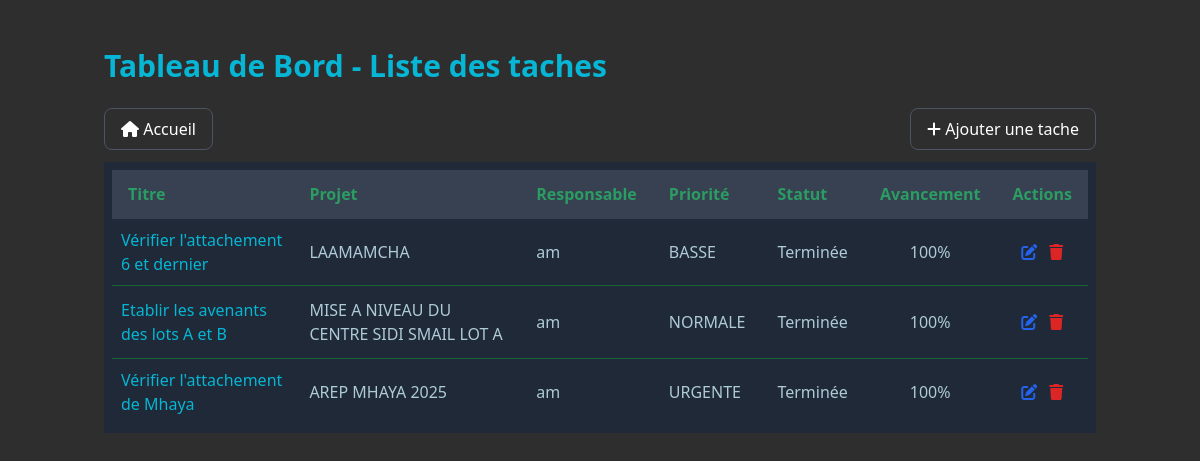
/taches/ (signed in), run on an earlier commit of the app's database.
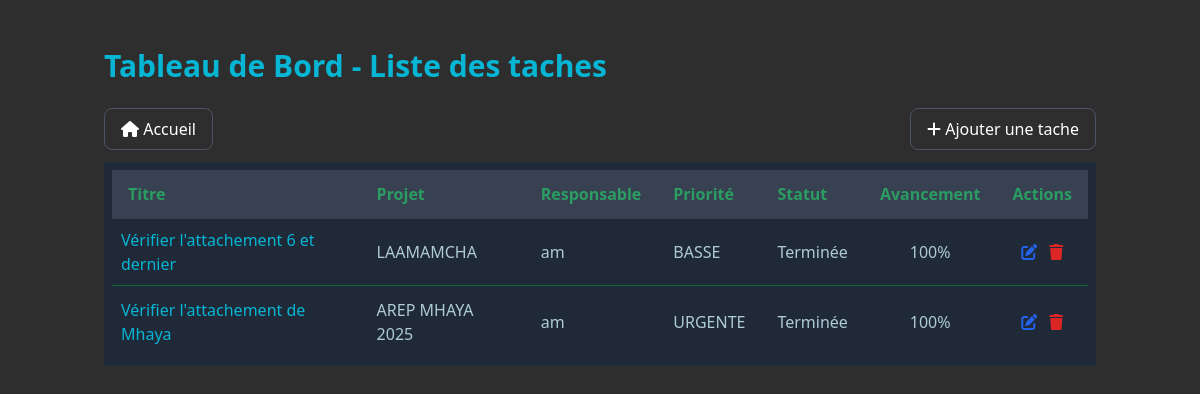
And on a later commit of the database.
### projets/models/projet.py (models this page shows, shortened)
class Tache(models.Model):
    PRIORITE = [
        ('BASSE', 'Basse'),
        ('NORMALE', 'Normale'),
        ('HAUTE', 'Haute'),
        ('URGENTE', 'Urgente'),
    ]
    projet = models.ForeignKey('Projet', on_delete=models.CASCADE)
    titre = models.CharField(max_length=200)
    description = models.TextField()
    date_debut = models.DateField()
    date_fin = models.DateField()
    priorite = models.CharField(max_length=10, choices=PRIORITE, default='NORMALE')
    responsable = models.ForeignKey(User, on_delete=models.SET_NULL, null=True)
    terminee = models.BooleanField(default=False)
    avancement = models.PositiveIntegerField(default=0)
    created_at = models.DateTimeField(auto_now_add=True)
    updated_at = models.DateTimeField(auto_now=True)
    class Meta:
        verbose_name = _("Tâche")
        verbose_name_plural = _("Tâches")
        ordering = ['date_fin']

class Projet(models.Model):
    TYPE_PROJET = [
        ('VRD', 'Voirie et Réseaux Divers'),
        ('ROUTE', 'Route'),
        ('PONT', 'Pont'),
        ('BATIMENT', 'Bâtiment'),
        ('CONSTRUCTION', 'Construction'),
        ('ASSAINISSEMENT EP', 'Assainissement EP'),
        ('ASSAINISSEMENT EU', 'Assainissement EU'),
        ('ASSAINISSEMENT', 'Assainissement'),
        ('ADDUCTION_EAU_POTABLE', "Adduction d'eau potable"),
        ('EQUIPEMENT', 'Équipement'),
        ('AMENAGEMENT', 'Aménagement'),
        ('GENIE_CIVIL', 'Génie Civil'),
        ('TRAVAUX_PUBLICS', 'Travaux Publics'),
        ('ELECTRICITE', 'Électricité'),
        ('HYDRAULIQUE', 'Hydraulique'),
        ('TELECOMMUNICATION', 'Télécommunication'),
        ('ENVIRONNEMENT', 'Environnement'),
        ('URBANISME', 'Urbanisme'),
        ('ESPACE_PUBLIC', 'Espace Public'),
        ('PLACE_PUBLIQUE', 'Place Publique'),
        ('ESPACE_VERT', 'Espace Vert'),
        ('TERRAINS_SPORTIFS', 'Terrins Sportifs'),
        ('TERRAINS_PROXIMITES', 'Terrains Proximités'),
        ('AUTRE', 'Autre'),
    ]
    class Statut(models.TextChoices):
        APPEL_OFFRE = 'AO', _("Appel d'offre")
        EN_ETUDE = 'ETUDE', _('En étude')
        EN_ATTENTE = 'ATTENTE', _('En attente')
        EN_DEMARRAGE = 'DEM', _('En démarrage')
        EN_COURS = 'COURS', _('En cours')
        EN_ARRET = 'ARRET', _('En arrêt')
        EN_RECEPTION = 'RECEP', _('En réception')
        EN_RECEPTION_PROVISOIRE = 'RECEP_PROV', _('En réception provisoire')
        EN_RECEPTION_DEFINITIVE = 'RECEP_DEF', _('En réception définitive')
        RECEPTION_PROVISOIRE = 'RP', _('Réception provisoire')
        RECEPTION_DEFINITIVE = 'RD', _('Réception définitive')
        CLOTURE = 'CLO', _('Clôturé')
    type_projet = models.CharField(_("Type de projet"), max_length=50, choices=TYPE_PROJET, default='VRD', null=True, blank=True)
    nom = models.CharField(_("Nom du projet"), max_length=50)
    objet = models.TextField(_("Objet du marché"), max_length=200)
    numero = models.CharField(_("Numéro du marché"), max_length=100, unique=True)
    maitre_ouvrage = models.CharField(_("Maître d'ouvrage"), max_length=200)
    localisation = models.CharField(_("Localisation"), max_length=200)
    users = models.ManyToManyField(settings.AUTH_USER_MODEL, verbose_name=_("Utilisateurs"), blank=True, related_name='projets')
    revisable = models.BooleanField(_("Revisable"), default=False, null=True, blank=True)
    montant = models.DecimalField(_("Montant estimé (DH)"), max_digits=12, decimal_places=2, null=True, blank=True)
    montant_soumission = models.DecimalField(_("Montant de la soumission (DH)"), max_digits=12, decimal_places=2, null=True, blank=True)
    statut = models.CharField(_("Statut"), max_length=15, choices=Statut.choices, default=Statut.APPEL_OFFRE)
    date_debut = models.DateField(_("Date de début prévue"), null=True, blank=True)
    delai = models.IntegerField(_("Délai (jours)"), null=True, blank=True, default=0)
    date_creation = models.DateTimeField(_("Date d'enregistrement"), auto_now_add=True)
    avancement = models.DecimalField(_("Avancement (%)"), max_digits=5, decimal_places=2, default=0.0)
    entreprise = models.ForeignKey('Entreprise', on_delete=models.SET_NULL, null=True, blank=True, verbose_name=_("Entreprise adjudicataire"))
    appel_offre = models.OneToOneField('AppelOffre', on_delete=models.SET_NULL, null=True, blank=True, related_name='projet_associe')
    revisable = models.BooleanField(_("Revisable"), null=True, blank=True, default=False)
    epoque_base = models.DateField(_("Epoque de base"), null=True, blank=True)
    a_traiter = models.BooleanField(_("À traiter (appel d'offre)"), null=True, blank=True, default=False)
    en_retard = models.BooleanField(_("En retard"), null=True, blank=True, default=False)
    reception_validee = models.BooleanField(_("Réception validée"), null=True, blank=True, default=False)
    date_reception = models.DateField(_("Date de réception"), null=True, blank=True)
    date_limite_soumission = models.DateField(_("Date limite de soumission"), null=True, blank=True)
    class Meta:
        verbose_name = _("Projet")
        verbose_name_plural = _("Projets")
        ordering = ['-date_creation']

### projets/views/views.py (the view)
# urls.py: path('taches/', views.ListeTachesView.as_view(), name='liste_taches'),
class ListeTachesView(LoginRequiredMixin, ListView):
    model = Tache
    template_name = 'projets/taches/liste_taches.html'
    context_object_name = 'taches'
    def get_queryset(self):
        user = self.request.user
        queryset = Tache.objects.select_related('projet', 'responsable')
        if not user.is_superuser:
            queryset = queryset.filter(projet__users=user)
        filters = {
            'responsable_id': self.request.GET.get('responsable'),
            'terminee': {'true': True, 'false': False}.get(self.request.GET.get('terminee')),
            'priorite': self.request.GET.get('priorite')
        }
        return queryset.filter(**{k: v for k, v in filters.items() if v is not None})
    def get_context_data(self, **kwargs):
        context = super().get_context_data(**kwargs)
        user = self.request.user
        if user.is_superuser:
            context['responsables'] = User.objects.filter(tache__isnull=False).distinct()
        else:
            context['responsables'] = User.objects.filter(projets__in=user.projets.all()).distinct()
        return context

### projets/templates/projets/taches/liste_taches.html (shortened to what this page needs)
{% extends 'projets/base.html' %}
{% load static %}
{% block content %}
<div class="container mx-auto px-4 py-6">
    <div class="flex items-center justify-between mb-6">
        <h1 class="text-3xl font-bold text-cyan-500">Tableau de Bord - Liste des taches</h1>
    </div>
    <div class="flex justify-between items-center my-3">
        <a href="{% url 'home' %}"
           class="bg-[#2E2E2E] hover:bg-cyan-600 text-white rounded-lg border border-gray-600 px-4 py-2">
            <i class="fa-solid fa-house"></i> Accueil
        </a>
        <button onclick="openTaskModal()"
            class="bg-[#2E2E2E] hover:bg-cyan-600 text-white rounded-lg border border-gray-600 px-4 py-2">
            <i class="fa-solid fa-plus"></i> <span>Ajouter une tache</span>
        </button>
    </div>
    <div id="taches-container">
        <div class="bg-gray-800 p-2">
            <table class=" min-w-full bg-[#2E2E2E]">
                <thead class="bg-gray-700 text-[#2B9C62] border-b border-gray-700">
                        <th class="text-left px-4 py-3">Titre</th>
                        <th class="text-left px-4 py-3">Projet</th>
                        <th class="text-left px-4 py-3">Responsable</th>
                        <th class="text-left px-4 py-3">Priorité</th>
                        <th class="text-left px-4 py-3">Statut</th>
                        <th class="px-4 py-3">Avancement</th>
                        <th class="px-4 py-3 text-center">Actions</th>
                </thead>
                <tbody  class="bg-gray-800 divide-y divide-green-800">
                    {% for tache in taches %}
                    <tr class="text-[#AECBD6]">
                        <td>
                            <div class="flex items-center text-cyan-500">
                                <a href="{% url 'projets:detail_tache' tache.pk %}"
                                   class="flex items-center p-2 hover:text-cyan-600 rounded-full transition">
                                    <span class="ml-2font-medium">{{ tache.titre }}</span>
                                </a>
                            </div>
                        </td>
                        <td class="px-4 py-3">{{ tache.projet.nom }}</td>
                        <td class="px-4 py-3">{{ tache.responsable.username}}</td>
                        <td class="px-4 py-3">{{ tache.priorite }}</td>
                        <td class="px-4 py-3">
                            {% if tache.terminee %}
                                Terminée
                            {% else %}
                                En cours
                            {% endif %}
                        </td>
                        <td class="px-4 py-3 text-center">{{ tache.avancement }}%</td>
                        <td class="px-4 py-3 text-center">
                            <button onclick="openTaskModal({{ tache.id }})"
                                    class="text-blue-600 hover:text-blue-900">
                                <i class="fas fa-edit"></i>
                            </button>
                            <button onclick="deleteTask({{ tache.id }})"
                                    class="text-red-600 hover:text-red-900 ml-2">
                                <i class="fas fa-trash"></i>
                            </button>
                        </td>
                    </tr>
                    {% empty %}
                    <tr>
                        <td colspan="4" class="px-4 py-2 text-center">Aucun projet disponible.</td>
                    </tr>
                    {% endfor %}
                </tbody>
            </table>
        </div>
    </div>
</div>
{% endblock %}

### projets/templates/projets/base.html (shortened to what this page needs)
{% load static %}
<!DOCTYPE html>
<html lang="fr" class="h-full bg-gray-900">
<head>
  <script src="https://cdn.tailwindcss.com"></script>
  <link rel="stylesheet" href="https://cdnjs.cloudflare.com/ajax/libs/font-awesome/6.4.0/css/all.min.css">
</head>
<body class="h-full">
  <div href="home" class="flex h-full">
    <div class="flex-1 flex flex-col overflow-hidden">
      <main class="flex-1 overflow-y-auto  bg-[#2E2E2E] text-[#2B9C62] p-4  p-6">
        {% block content %}{% endblock %}
      </main>
    </div>
  </div>
</body>
</html>

### projets/templates/projets/base.html (style rules this page uses)
#taches-container { transition: opacity 0.3s ease; }

What changed in the data, as far as the page shows it:
removed Tache: titre "Etablir les avenants des lots A et B", projet.nom "MISE A NIVEAU DU CENTRE SIDI SMAIL LOT A", responsable.username "am", priorite "NORMALE", terminee "Terminée", avancement "100"
